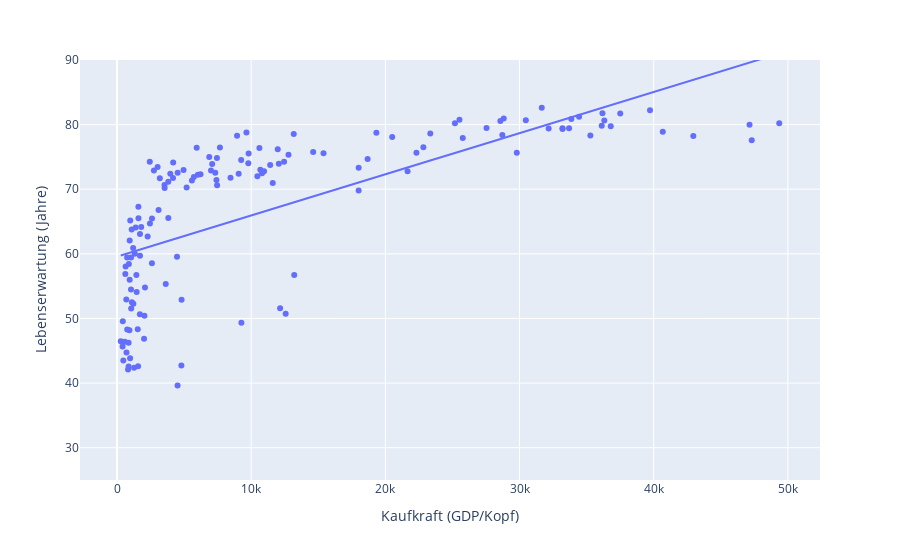

The cell this chart's notebook holds for it:
### Markdown cell above
## Ländernamen anzeigen
Ok, das ist doch schon ganz nett, noch besser wäre jedoch, wenn wir für jeden Punkt erkennen könnten, um welches Land es sich handelt:

### Code cell
fig = px.scatter(
    df,
    x="gdp_cap",
    y="life_exp",
    range_y=[25, 90],
    trendline="ols",
    hover_name="country",
    labels={
        "gdp_cap": "Kaufkraft (GDP/Kopf)",
        "life_exp": "Lebenserwartung (Jahre)",
    },
)
fig.show()

### Figure 1 — Plotly figure (JSON) as saved in the notebook; plotly's stock layout.template omitted (floating-point values rounded to 4 significant figures; data arrays with more than 128 entries replaced by an {"elided": "..."} marker saying what was removed)
{"data": [{"hovertemplate": "<b>%{hovertext}</b><br><br>Kaufkraft (GDP/Kopf)=%{x}<br>Lebenserwartung (Jahre)=%{y}<extra></extra>", "hovertext": {"elided": "142 str values"}, "legendgroup": "", "marker": {"color": "#636efa", "symbol": "circle"}, "mode": "markers", "name": "", "orientation": "v", "showlegend": false, "type": "scatter", "x": {"elided": "142 float values"}, "xaxis": "x", "y": {"elided": "142 float values"}, "yaxis": "y"}, {"hovertemplate": "<b>OLS trendline</b><br>life_exp = 0.000637134 * gdp_cap + 59.5657<br>R<sup>2</sup>=0.460583<br><br>Kaufkraft (GDP/Kopf)=%{x}<br>Lebenserwartung (Jahre)=%{y} <b>(trend)</b><extra></extra>", "legendgroup": "", "marker": {"color": "#636efa", "symbol": "circle"}, "mode": "lines", "name": "", "showlegend": false, "type": "scatter", "x": {"elided": "142 float values"}, "xaxis": "x", "y": {"elided": "142 float values"}, "yaxis": "y"}], "layout": {"legend": {"tracegroupgap": 0}, "margin": {"t": 60}, "xaxis": {"anchor": "y", "domain": [0, 1], "title": {"text": "Kaufkraft (GDP/Kopf)"}}, "yaxis": {"anchor": "x", "domain": [0, 1], "range": [25, 90], "title": {"text": "Lebenserwartung (Jahre)"}}}}
